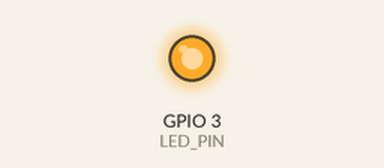
This sketch was run on a simulated ESP32. Parts: output pins drawn as LEDs (lit = HIGH). What the sketch prints to the serial monitor is not drawn.

Above: at 3.0 s.
At 32.1 s:
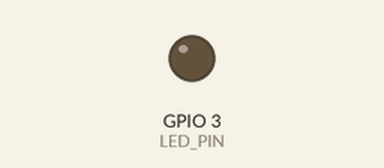
Timing chart, 0 to 37.2 s (numbered marks = the images above):
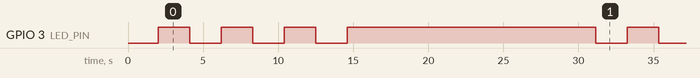

Measured:
- by itself, GPIO 3 (LED_PIN): repeats every 27.0 s: 2 × (LOW 2.1 s, HIGH 2.1 s), LOW 2.1 s, HIGH 16.5 s
- by itself, everything shown: repeats every 27.0 s, in 6 steps

The sketch:

GPIO3_Simple_Test.ino
```cpp
/*
 * Simple GPIO3 LED Matrix Test
 * Tests if GPIO3 (RX) can control the LED matrix
 * This temporarily disables Serial to free GPIO3 for output
 */

#define LED_PIN 3  // GPIO3 (RX) - your soldered connection

void setup() {
  Serial.begin(115200);
  Serial.println("\n=== GPIO3 LED Matrix Test ===");
  Serial.println("🎯 LED matrix should be connected to GPIO3 (RX)");
  Serial.println("🔌 Check your wiring: Matrix Data Pin → GPIO3");
  delay(2000);
}

void loop() {
  Serial.println("\n--- Test Pattern 1: Simple Blinking ---");

  // Pattern 1: Simple blinking (2 second intervals)
  for (int i = 0; i < 3; i++) {
    Serial.println("💡 LED ON - GPIO3 HIGH");
    Serial.flush();
    Serial.end();  // Disable Serial to free GPIO3

    // Configure GPIO3 as output
    pinMode(LED_PIN, OUTPUT);
    digitalWrite(LED_PIN, HIGH);
    delay(2000);

    Serial.begin(115200);
    delay(100);
    Serial.println("⚫ LED OFF - GPIO3 LOW");
    Serial.flush();
    Serial.end();

    digitalWrite(LED_PIN, LOW);
    delay(2000);

    Serial.begin(115200);
    delay(100);
  }

  Serial.println("\n--- Test Pattern 2: Binary Data ---");

  // Pattern 2: Send binary pattern (like your test_pattern.bin)
  byte testPattern[] = {0xFF, 0xFF, 0xFF, 0xFF}; // Same as your file

  for (int i = 0; i < sizeof(testPattern); i++) {
    Serial.printf("📤 Sending byte: 0x%02X\n", testPattern[i]);
    Serial.flush();
    Serial.end();

    // Configure GPIO3 as output
    pinMode(LED_PIN, OUTPUT);

    // Send each bit (MSB first)
    for (int bit = 7; bit >= 0; bit--) {
      digitalWrite(LED_PIN, (testPattern[i] >> bit) & 0x01);
      delayMicroseconds(1000); // 1ms delay for visibility
    }

    delay(1000); // Wait between bytes

    Serial.begin(115200);
    delay(100);
  }

  Serial.println("\n--- Test Complete ---");
  Serial.println("🎯 If you see any LED activity, GPIO3 is working!");
  Serial.println("❌ If no LEDs light up, check wiring and power");
  Serial.println("⏳ Waiting 10 seconds before next test...");
  delay(10000);
}
```
